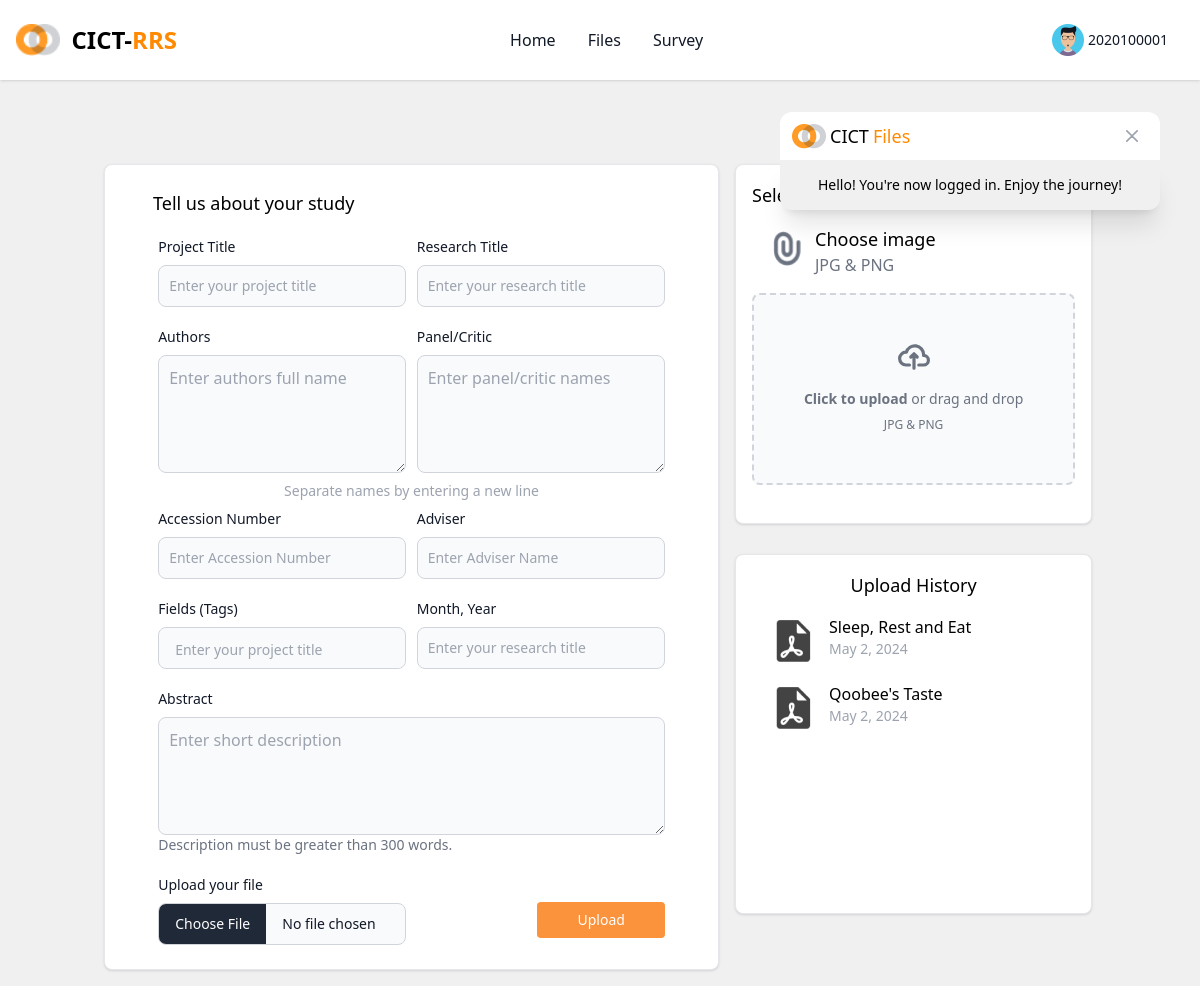
The app's page /pages/upload_research.php (signed in), older data.
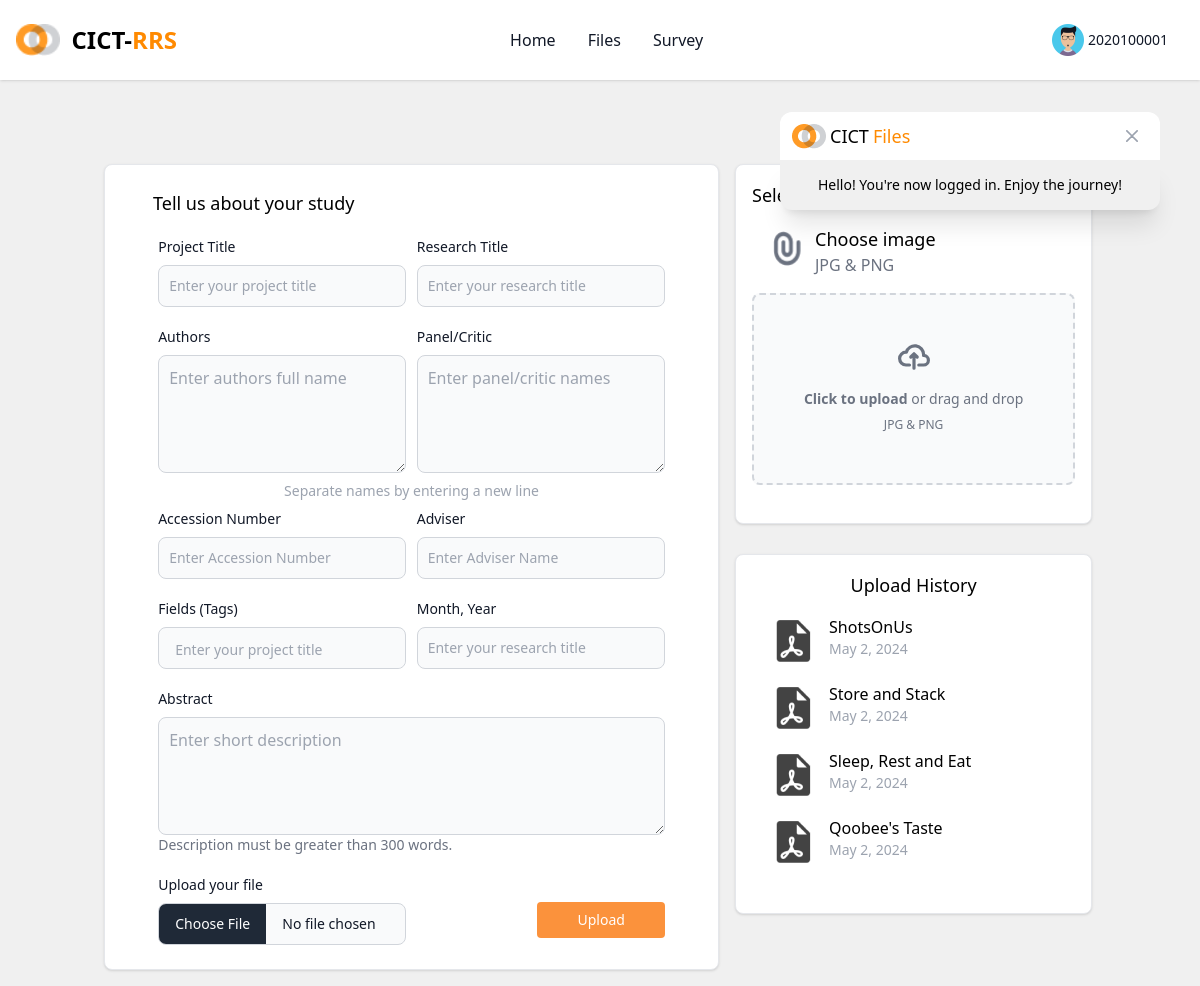
The same page, newer data.
### tables this page shows
CREATE TABLE `studies` (
  `id` int(11) NOT NULL,
  `project_title` varchar(255) NOT NULL,
  `research_title` varchar(255) NOT NULL,
  `authors` varchar(255) NOT NULL,
  `panels` varchar(255) NOT NULL,
  `accession` varchar(255) NOT NULL,
  `adviser` varchar(255) NOT NULL,
  `tags` varchar(255) NOT NULL,
  `month_yr` varchar(20) NOT NULL,
  `description` text NOT NULL,
  `file` varchar(255) NOT NULL,
  `cover` varchar(255) DEFAULT NULL,
  `created_at` datetime NOT NULL DEFAULT current_timestamp(),
  `account_id` varchar(255) NOT NULL,
  `is_archived` int(11) NOT NULL DEFAULT 0,
  `is_approved` int(11) NOT NULL DEFAULT 0
);

### src/template/upload_research_page.php (the view, shortened to what the changed rows need)
<form method="POST" action="actions/save_research.php" enctype="multipart/form-data" class="container mt-[68px] mx-auto">
    <div class="p-4 flex flex-wrap gap-4 h-inherit">
        <div class="flex flex-col gap-y-4 justify-between w-full h-[750px] flex-wrap md:flex-row lg:flex-col lg:basis-[36%] ">
            <div class="basis-[48%] h-[375px] shadow overflow-hidden rounded-lg bg-white p-4 border ">
                <div class="overflow-y-hidden hover:overflow-y-auto h-full px-4">
            <?php   while($row = $res->fetch_assoc()){
                    $dateTime = new DateTime($row['created_at']);
                    $row['created_at'] = $dateTime->format("F j, Y");
            ?>
                        <div class="my-4 flex">
                            <img src="../src/img/file.png" class="">
                            <div class="flex flex-col">
                                <h6><?=$row['project_title']?></h6>
                                <p class="text-sm text-gray-400"><?=$row['created_at']?></p>
                            </div>
                        </div>
            <?php   } ?>
                </div>
            </div>
        </div>
    </div>
</form>

Row changes from the older to the newer data that the page shows:
now on this page (row edited): studies: project_title "ShotsOnUs", created_at "May 2, 2024"
now on this page (row edited): studies: project_title "Store and Stack", created_at "May 2, 2024"
